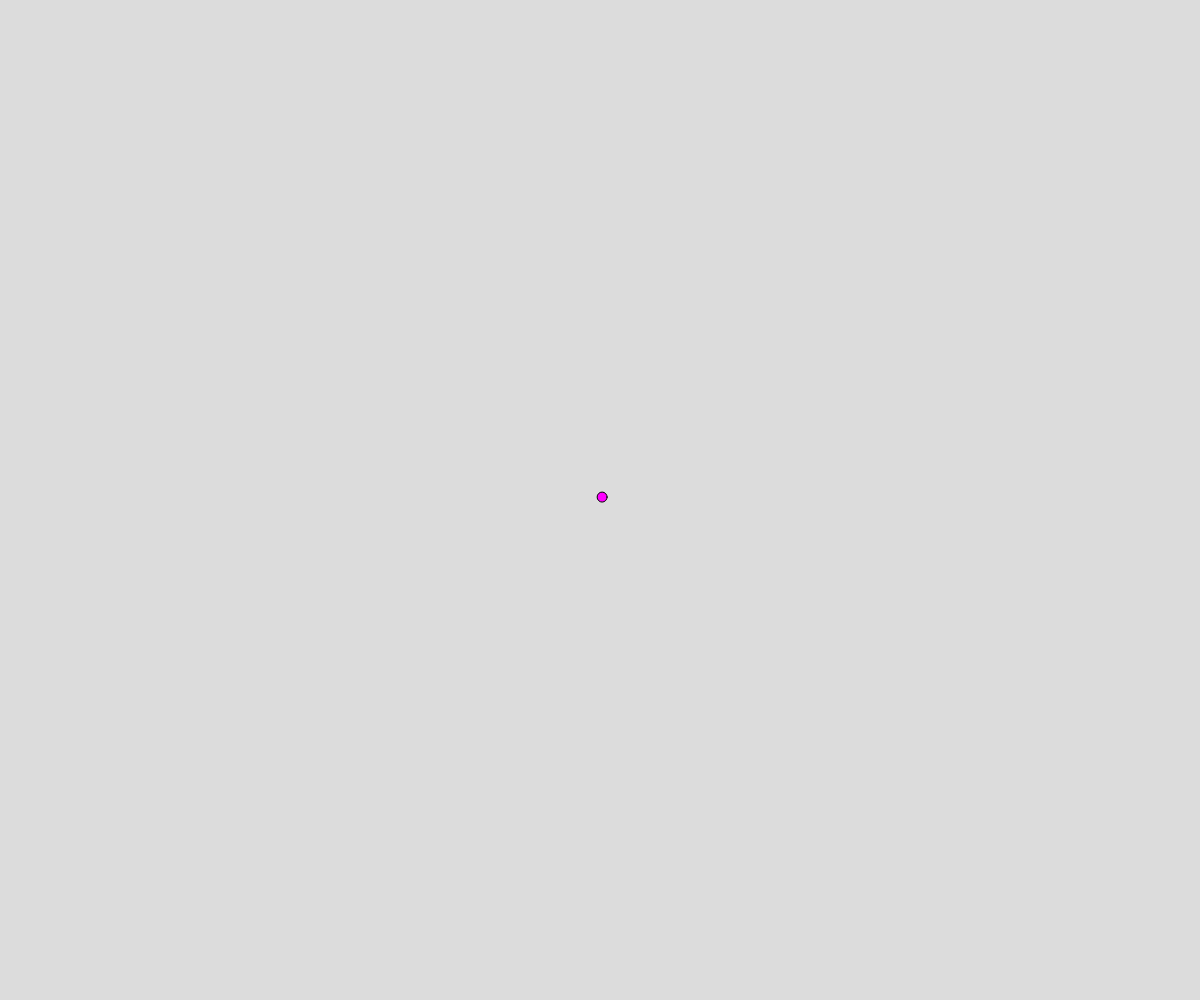
Frame 1 (no input)
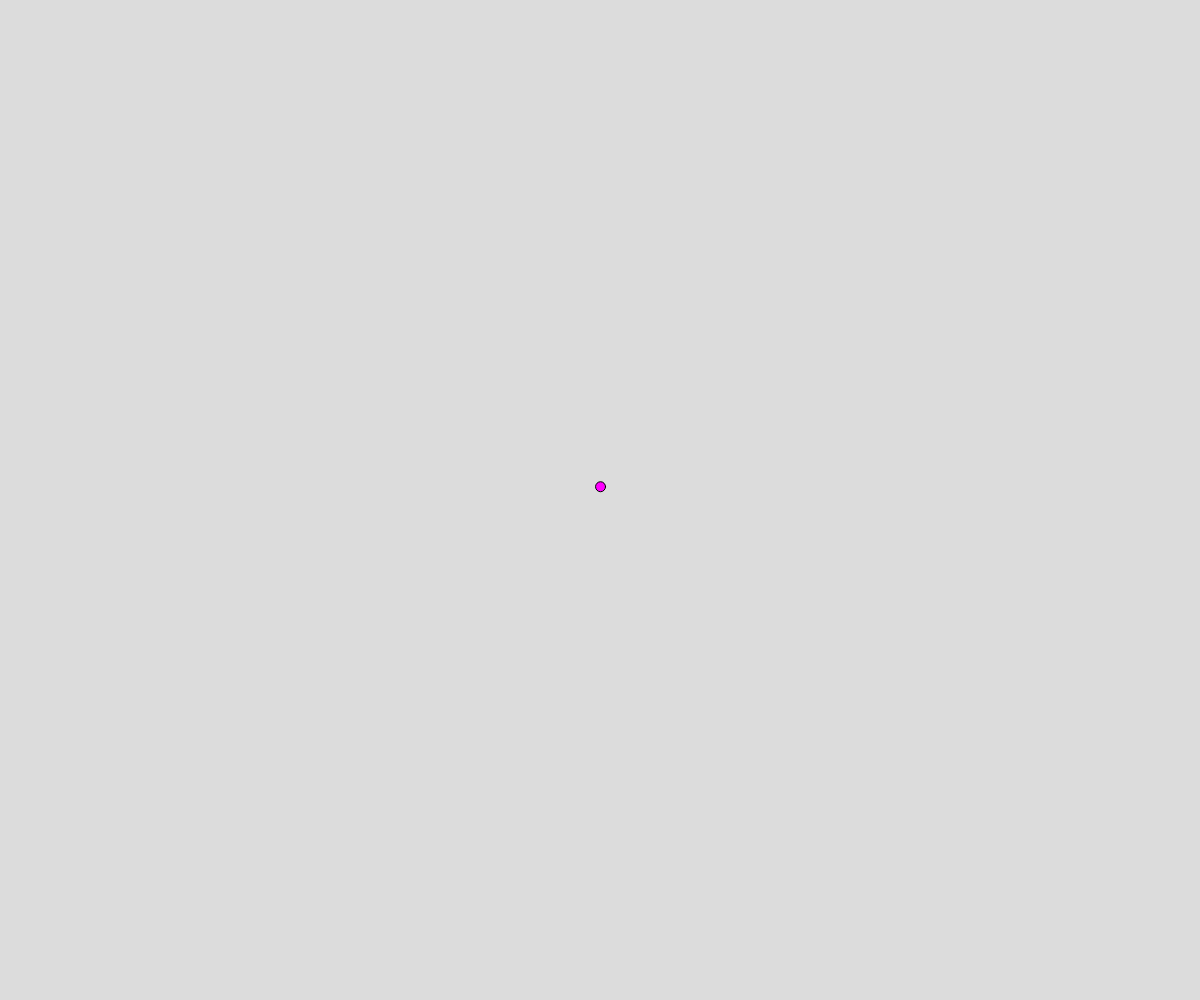
Frame 60 (no input)
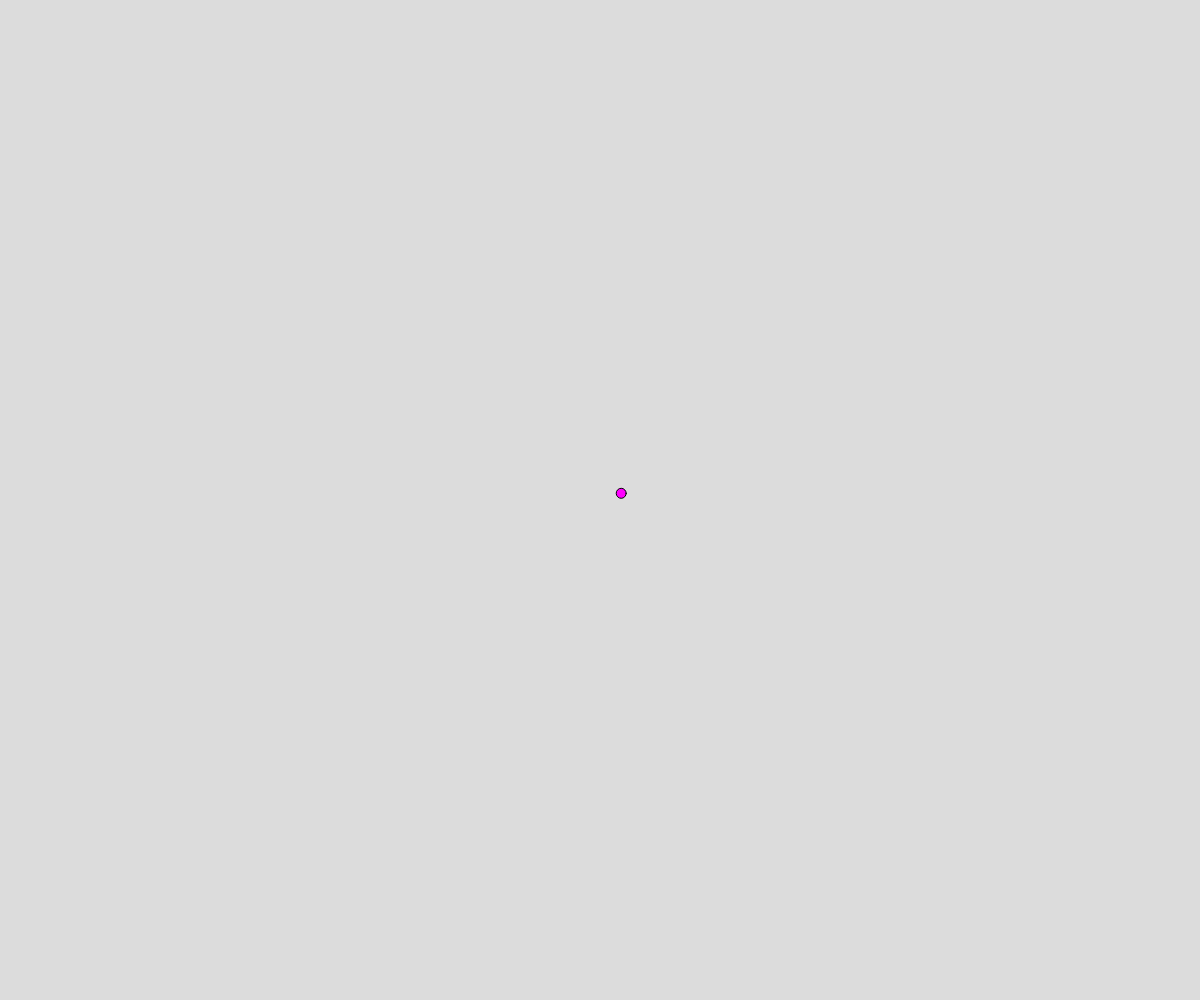
Frame 120 (the mouse pressed at the canvas centre since frame 60)

The p5.js sketch that drew these frames (run headless with seeded random() and noise() and a simulated clock; from frame 60 on, the mouse is pressed at the canvas centre):

// p5.js sketch
// ── sketch.js
// Inheritance OOP

let particle;
let confetti;

function setup() {
  createCanvas(windowWidth, windowHeight);
  particle = new Particle (width/2, height/2);
  confetti = new Confetti(width/2, height/2);
}

function draw() {
  background(220);
  particle.update();
  particle.display();

}


class Particle{
  constructor(x, y){
    this.x = x;
    this.y = y;
    this.size = 10;
  }
  update(){
    this.x += random(-5, 5);
    this.y += random(-5, 5);
  }
  display(){
    fill(255,0,255);
    circle(this.x, this.y, this.size);
  }
}
class Confetti extends Particle{
  constructor(x, y){
    super(x, y);
  }
  display(){
    fill(255,50,255);
    square(this.x, this.y, this.size);
  }
}
